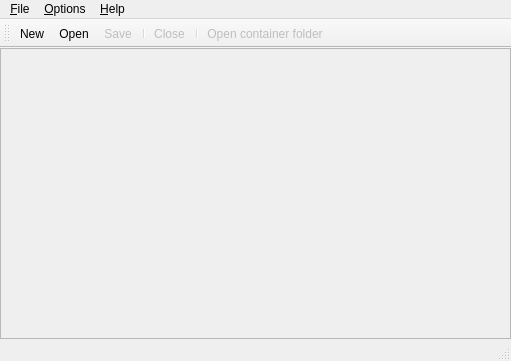
<?xml version="1.0" encoding="UTF-8"?>
<ui version="4.0">
 <class>MainWindow</class>
 <widget class="QMainWindow" name="MainWindow">
  <property name="geometry">
   <rect>
    <x>0</x>
    <y>0</y>
    <width>511</width>
    <height>361</height>
   </rect>
  </property>
  <property name="contextMenuPolicy">
   <enum>Qt::CustomContextMenu</enum>
  </property>
  <property name="acceptDrops">
   <bool>true</bool>
  </property>
  <property name="windowTitle">
   <string/>
  </property>
  <widget class="QWidget" name="centralWidget">
   <layout class="QVBoxLayout" name="verticalLayout">
    <property name="leftMargin">
     <number>0</number>
    </property>
    <property name="topMargin">
     <number>0</number>
    </property>
    <property name="rightMargin">
     <number>0</number>
    </property>
    <property name="bottomMargin">
     <number>0</number>
    </property>
    <item>
     <widget class="QTreeView" name="treeView">
      <property name="enabled">
       <bool>false</bool>
      </property>
      <property name="font">
       <font>
        <family>Courier</family>
        <pointsize>8</pointsize>
       </font>
      </property>
      <property name="contextMenuPolicy">
       <enum>Qt::CustomContextMenu</enum>
      </property>
      <attribute name="headerVisible">
       <bool>false</bool>
      </attribute>
     </widget>
    </item>
   </layout>
  </widget>
  <widget class="QMenuBar" name="menuBar">
   <property name="geometry">
    <rect>
     <x>0</x>
     <y>0</y>
     <width>511</width>
     <height>26</height>
    </rect>
   </property>
   <widget class="QMenu" name="menu_File">
    <property name="title">
     <string>&amp;File</string>
    </property>
    <addaction name="actionFileNew"/>
    <addaction name="actionFileOpen"/>
    <addaction name="actionFileSave"/>
    <addaction name="actionFileSaveAs"/>
    <addaction name="separator"/>
    <addaction name="actionFileClose"/>
    <addaction name="separator"/>
    <addaction name="actionFileOpenContainerFolder"/>
    <addaction name="separator"/>
    <addaction name="actionFileExit"/>
   </widget>
   <widget class="QMenu" name="menu_Help">
    <property name="title">
     <string>&amp;Help</string>
    </property>
    <addaction name="actionHelpAbout"/>
   </widget>
   <widget class="QMenu" name="menu_Options">
    <property name="title">
     <string>&amp;Options</string>
    </property>
    <widget class="QMenu" name="menu_Languages">
     <property name="title">
      <string>&amp;Languages</string>
     </property>
     <property name="icon">
      <iconset resource="../res/resource.qrc">
       <normaloff>:/images/menu-languages.png</normaloff>:/images/menu-languages.png</iconset>
     </property>
    </widget>
    <addaction name="menu_Languages"/>
   </widget>
   <addaction name="menu_File"/>
   <addaction name="menu_Options"/>
   <addaction name="menu_Help"/>
  </widget>
  <widget class="QToolBar" name="mainToolBar">
   <attribute name="toolBarArea">
    <enum>TopToolBarArea</enum>
   </attribute>
   <attribute name="toolBarBreak">
    <bool>false</bool>
   </attribute>
   <addaction name="actionFileNew"/>
   <addaction name="actionFileOpen"/>
   <addaction name="actionFileSave"/>
   <addaction name="separator"/>
   <addaction name="actionFileClose"/>
   <addaction name="separator"/>
   <addaction name="actionFileOpenContainerFolder"/>
  </widget>
  <widget class="QStatusBar" name="statusBar"/>
  <action name="actionFileExit">
   <property name="icon">
    <iconset resource="../res/resource.qrc">
     <normaloff>:/images/file-exit.png</normaloff>:/images/file-exit.png</iconset>
   </property>
   <property name="text">
    <string>&amp;Exit</string>
   </property>
  </action>
  <action name="actionHelpAbout">
   <property name="icon">
    <iconset resource="../res/resource.qrc">
     <normaloff>:/images/help-about.png</normaloff>:/images/help-about.png</iconset>
   </property>
   <property name="text">
    <string>&amp;About</string>
   </property>
  </action>
  <action name="actionFileNew">
   <property name="icon">
    <iconset resource="../res/resource.qrc">
     <normaloff>:/images/file-new.png</normaloff>:/images/file-new.png</iconset>
   </property>
   <property name="text">
    <string>&amp;New</string>
   </property>
  </action>
  <action name="actionFileOpen">
   <property name="icon">
    <iconset resource="../res/resource.qrc">
     <normaloff>:/images/file-open.png</normaloff>:/images/file-open.png</iconset>
   </property>
   <property name="text">
    <string>&amp;Open</string>
   </property>
  </action>
  <action name="actionFileSave">
   <property name="enabled">
    <bool>false</bool>
   </property>
   <property name="icon">
    <iconset resource="../res/resource.qrc">
     <normaloff>:/images/file-save.png</normaloff>:/images/file-save.png</iconset>
   </property>
   <property name="text">
    <string>&amp;Save</string>
   </property>
  </action>
  <action name="actionFileSaveAs">
   <property name="enabled">
    <bool>false</bool>
   </property>
   <property name="icon">
    <iconset resource="../res/resource.qrc">
     <normaloff>:/images/file-save_as.png</normaloff>:/images/file-save_as.png</iconset>
   </property>
   <property name="text">
    <string>Save &amp;as</string>
   </property>
  </action>
  <action name="actionFileClose">
   <property name="enabled">
    <bool>false</bool>
   </property>
   <property name="icon">
    <iconset resource="../res/resource.qrc">
     <normaloff>:/images/file-close.png</normaloff>:/images/file-close.png</iconset>
   </property>
   <property name="text">
    <string>&amp;Close</string>
   </property>
  </action>
  <action name="actionFileOpenContainerFolder">
   <property name="enabled">
    <bool>false</bool>
   </property>
   <property name="icon">
    <iconset resource="../res/resource.qrc">
     <normaloff>:/images/file-open_container_folder.png</normaloff>:/images/file-open_container_folder.png</iconset>
   </property>
   <property name="text">
    <string>Open container folder</string>
   </property>
  </action>
  <action name="actionEmulate">
   <property name="icon">
    <iconset resource="../res/resource.qrc">
     <normaloff>:/images/items/qemu.png</normaloff>:/images/items/qemu.png</iconset>
   </property>
   <property name="text">
    <string>Emulate</string>
   </property>
  </action>
  <action name="actionConfigureMachine">
   <property name="icon">
    <iconset resource="../res/resource.qrc">
     <normaloff>:/images/items/config.png</normaloff>:/images/items/config.png</iconset>
   </property>
   <property name="text">
    <string>Configure</string>
   </property>
  </action>
  <action name="actionConfigureMemory">
   <property name="icon">
    <iconset resource="../res/resource.qrc">
     <normaloff>:/images/items/config.png</normaloff>:/images/items/config.png</iconset>
   </property>
   <property name="text">
    <string>Configure</string>
   </property>
  </action>
  <action name="actionConfigureDisplay">
   <property name="icon">
    <iconset resource="../res/resource.qrc">
     <normaloff>:/images/items/config.png</normaloff>:/images/items/config.png</iconset>
   </property>
   <property name="text">
    <string>Configure</string>
   </property>
  </action>
  <action name="actionConfigureAudio">
   <property name="icon">
    <iconset resource="../res/resource.qrc">
     <normaloff>:/images/items/config.png</normaloff>:/images/items/config.png</iconset>
   </property>
   <property name="text">
    <string>Configure</string>
   </property>
  </action>
  <action name="actionConfigureMouse">
   <property name="icon">
    <iconset resource="../res/resource.qrc">
     <normaloff>:/images/items/config.png</normaloff>:/images/items/config.png</iconset>
   </property>
   <property name="text">
    <string>Configure</string>
   </property>
  </action>
  <action name="actionConfigureKeyboard">
   <property name="icon">
    <iconset resource="../res/resource.qrc">
     <normaloff>:/images/items/config.png</normaloff>:/images/items/config.png</iconset>
   </property>
   <property name="text">
    <string>Configure</string>
   </property>
  </action>
  <action name="actionConfigureTablet">
   <property name="icon">
    <iconset resource="../res/resource.qrc">
     <normaloff>:/images/items/config.png</normaloff>:/images/items/config.png</iconset>
   </property>
   <property name="text">
    <string>Configure</string>
   </property>
  </action>
  <action name="actionConfigureNetworkInterface">
   <property name="icon">
    <iconset resource="../res/resource.qrc">
     <normaloff>:/images/items/config.png</normaloff>:/images/items/config.png</iconset>
   </property>
   <property name="text">
    <string>Configure</string>
   </property>
  </action>
  <action name="actionAddNetworkInterface">
   <property name="icon">
    <iconset resource="../res/resource.qrc">
     <normaloff>:/images/items/interface-add.png</normaloff>:/images/items/interface-add.png</iconset>
   </property>
   <property name="text">
    <string>Add interface</string>
   </property>
  </action>
  <action name="actionRemoveNetworkInterface">
   <property name="icon">
    <iconset resource="../res/resource.qrc">
     <normaloff>:/images/items/interface-remove.png</normaloff>:/images/items/interface-remove.png</iconset>
   </property>
   <property name="text">
    <string>Remove interface</string>
   </property>
  </action>
  <action name="actionConfigureCdrom">
   <property name="icon">
    <iconset resource="../res/resource.qrc">
     <normaloff>:/images/items/config.png</normaloff>:/images/items/config.png</iconset>
   </property>
   <property name="text">
    <string>Configure</string>
   </property>
  </action>
  <action name="actionConfigureFloppy">
   <property name="icon">
    <iconset resource="../res/resource.qrc">
     <normaloff>:/images/items/config.png</normaloff>:/images/items/config.png</iconset>
   </property>
   <property name="text">
    <string>Configure</string>
   </property>
  </action>
  <action name="actionConfigureParallel">
   <property name="icon">
    <iconset resource="../res/resource.qrc">
     <normaloff>:/images/items/config.png</normaloff>:/images/items/config.png</iconset>
   </property>
   <property name="text">
    <string>Configure</string>
   </property>
  </action>
  <action name="actionAddMachine">
   <property name="icon">
    <iconset resource="../res/resource.qrc">
     <normaloff>:/images/items/machine-add.png</normaloff>:/images/items/machine-add.png</iconset>
   </property>
   <property name="text">
    <string>Add machine</string>
   </property>
  </action>
  <action name="actionRemoveMachine">
   <property name="icon">
    <iconset resource="../res/resource.qrc">
     <normaloff>:/images/items/machine-remove.png</normaloff>:/images/items/machine-remove.png</iconset>
   </property>
   <property name="text">
    <string>Remove machine</string>
   </property>
  </action>
 </widget>
 <layoutdefault spacing="6" margin="11"/>
 <resources>
  <include location="../res/resource.qrc"/>
 </resources>
 <connections/>
</ui>
